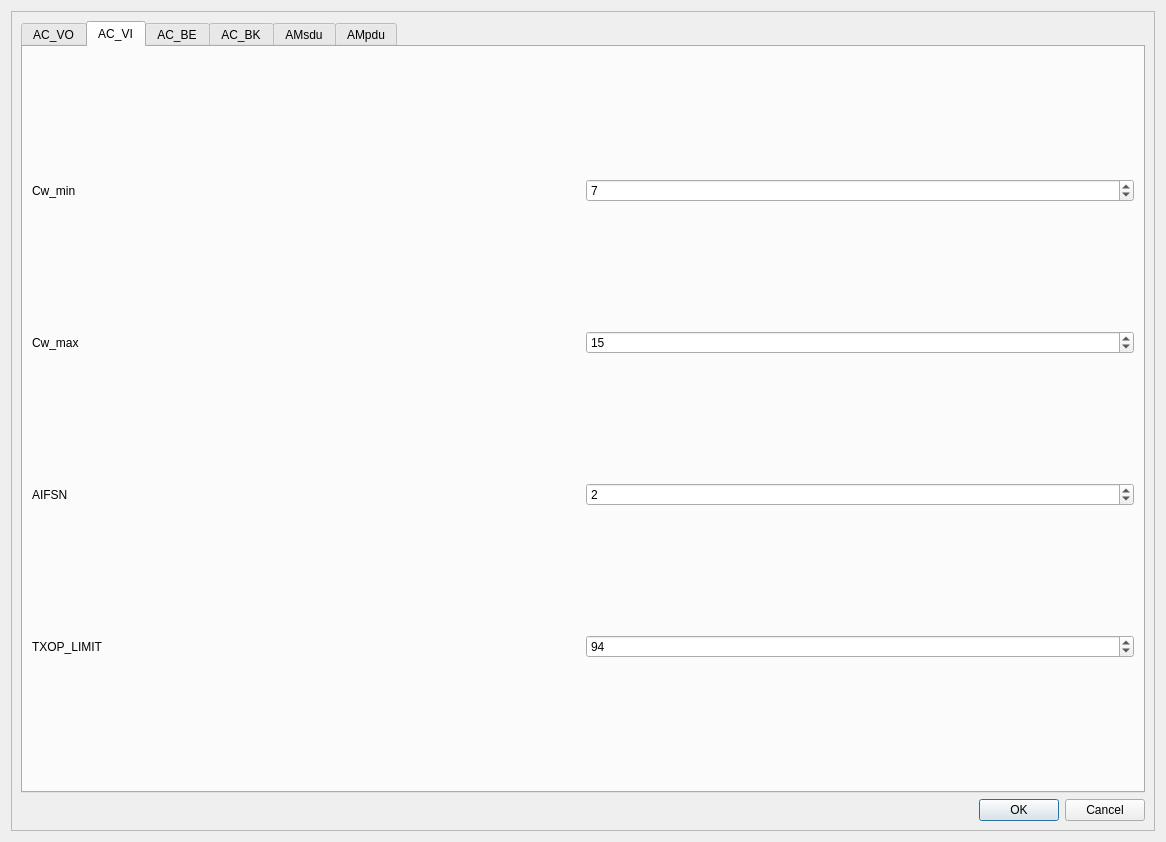
<?xml version="1.0" encoding="UTF-8"?>
<ui version="4.0">
 <class>Edca_config</class>
 <widget class="QDialog" name="Edca_config">
  <property name="geometry">
   <rect>
    <x>0</x>
    <y>0</y>
    <width>1166</width>
    <height>842</height>
   </rect>
  </property>
  <property name="windowTitle">
   <string>Dialog</string>
  </property>
  <layout class="QGridLayout" name="gridLayout">
   <item row="0" column="0">
    <widget class="QFrame" name="frame">
     <property name="frameShape">
      <enum>QFrame::Shape::StyledPanel</enum>
     </property>
     <property name="frameShadow">
      <enum>QFrame::Shadow::Raised</enum>
     </property>
     <layout class="QGridLayout" name="gridLayout_2">
      <item row="0" column="0">
       <widget class="QTabWidget" name="tabWidget">
        <property name="currentIndex">
         <number>1</number>
        </property>
        <widget class="QWidget" name="tab">
         <attribute name="title">
          <string>AC_VO</string>
         </attribute>
         <layout class="QGridLayout" name="gridLayout_3">
          <item row="0" column="0">
           <widget class="QLabel" name="label">
            <property name="text">
             <string>Cw_min</string>
            </property>
           </widget>
          </item>
          <item row="0" column="1">
           <widget class="QSpinBox" name="spinBox">
            <property name="maximum">
             <number>65535</number>
            </property>
            <property name="value">
             <number>3</number>
            </property>
           </widget>
          </item>
          <item row="1" column="0">
           <widget class="QLabel" name="label_2">
            <property name="text">
             <string>Cw_max</string>
            </property>
           </widget>
          </item>
          <item row="1" column="1">
           <widget class="QSpinBox" name="spinBox_2">
            <property name="maximum">
             <number>65535</number>
            </property>
            <property name="value">
             <number>7</number>
            </property>
           </widget>
          </item>
          <item row="2" column="0">
           <widget class="QLabel" name="label_4">
            <property name="text">
             <string>AIFSN</string>
            </property>
           </widget>
          </item>
          <item row="2" column="1">
           <widget class="QSpinBox" name="spinBox_3">
            <property name="maximum">
             <number>1023</number>
            </property>
            <property name="value">
             <number>2</number>
            </property>
           </widget>
          </item>
          <item row="3" column="0">
           <widget class="QLabel" name="label_3">
            <property name="text">
             <string>TXOP_LIMIT</string>
            </property>
           </widget>
          </item>
          <item row="3" column="1">
           <widget class="QSpinBox" name="spinBox_4">
            <property name="maximum">
             <number>1023</number>
            </property>
            <property name="value">
             <number>47</number>
            </property>
           </widget>
          </item>
         </layout>
        </widget>
        <widget class="QWidget" name="tab_2">
         <attribute name="title">
          <string>AC_VI</string>
         </attribute>
         <layout class="QGridLayout" name="gridLayout_4">
          <item row="0" column="0">
           <widget class="QLabel" name="label_5">
            <property name="text">
             <string>Cw_min</string>
            </property>
           </widget>
          </item>
          <item row="0" column="1">
           <widget class="QSpinBox" name="spinBox_5">
            <property name="maximum">
             <number>65535</number>
            </property>
            <property name="value">
             <number>7</number>
            </property>
           </widget>
          </item>
          <item row="1" column="0">
           <widget class="QLabel" name="label_8">
            <property name="text">
             <string>Cw_max</string>
            </property>
           </widget>
          </item>
          <item row="1" column="1">
           <widget class="QSpinBox" name="spinBox_7">
            <property name="maximum">
             <number>65535</number>
            </property>
            <property name="value">
             <number>15</number>
            </property>
           </widget>
          </item>
          <item row="2" column="0">
           <widget class="QLabel" name="label_11">
            <property name="text">
             <string>AIFSN</string>
            </property>
           </widget>
          </item>
          <item row="2" column="1">
           <widget class="QSpinBox" name="spinBox_9">
            <property name="value">
             <number>2</number>
            </property>
           </widget>
          </item>
          <item row="3" column="0">
           <widget class="QLabel" name="label_14">
            <property name="text">
             <string>TXOP_LIMIT</string>
            </property>
           </widget>
          </item>
          <item row="3" column="1">
           <widget class="QSpinBox" name="spinBox_8">
            <property name="maximum">
             <number>65535</number>
            </property>
            <property name="value">
             <number>94</number>
            </property>
           </widget>
          </item>
         </layout>
        </widget>
        <widget class="QWidget" name="tab_3">
         <attribute name="title">
          <string>AC_BE</string>
         </attribute>
         <layout class="QGridLayout" name="gridLayout_5">
          <item row="0" column="0">
           <widget class="QLabel" name="label_6">
            <property name="text">
             <string>Cw_min</string>
            </property>
           </widget>
          </item>
          <item row="0" column="1">
           <widget class="QSpinBox" name="spinBox_6">
            <property name="maximum">
             <number>65532</number>
            </property>
            <property name="value">
             <number>15</number>
            </property>
           </widget>
          </item>
          <item row="1" column="0">
           <widget class="QLabel" name="label_9">
            <property name="text">
             <string>Cw_max</string>
            </property>
           </widget>
          </item>
          <item row="1" column="1">
           <widget class="QSpinBox" name="spinBox_10">
            <property name="maximum">
             <number>65535</number>
            </property>
            <property name="value">
             <number>1023</number>
            </property>
           </widget>
          </item>
          <item row="2" column="0">
           <widget class="QLabel" name="label_12">
            <property name="text">
             <string>AIFSN</string>
            </property>
           </widget>
          </item>
          <item row="2" column="1">
           <widget class="QSpinBox" name="spinBox_11">
            <property name="value">
             <number>3</number>
            </property>
           </widget>
          </item>
          <item row="3" column="0">
           <widget class="QLabel" name="label_15">
            <property name="text">
             <string>TXOP_LIMIT</string>
            </property>
           </widget>
          </item>
          <item row="3" column="1">
           <widget class="QSpinBox" name="spinBox_12"/>
          </item>
         </layout>
        </widget>
        <widget class="QWidget" name="tab_4">
         <attribute name="title">
          <string>AC_BK</string>
         </attribute>
         <layout class="QGridLayout" name="gridLayout_6">
          <item row="0" column="0">
           <widget class="QLabel" name="label_7">
            <property name="text">
             <string>Cw_min</string>
            </property>
           </widget>
          </item>
          <item row="0" column="1">
           <widget class="QSpinBox" name="spinBox_13">
            <property name="maximum">
             <number>65535</number>
            </property>
            <property name="value">
             <number>15</number>
            </property>
           </widget>
          </item>
          <item row="1" column="0">
           <widget class="QLabel" name="label_10">
            <property name="text">
             <string>Cw_max</string>
            </property>
           </widget>
          </item>
          <item row="1" column="1">
           <widget class="QSpinBox" name="spinBox_14">
            <property name="maximum">
             <number>65535</number>
            </property>
            <property name="value">
             <number>1023</number>
            </property>
           </widget>
          </item>
          <item row="2" column="0">
           <widget class="QLabel" name="label_13">
            <property name="text">
             <string>AIFSN</string>
            </property>
           </widget>
          </item>
          <item row="2" column="1">
           <widget class="QSpinBox" name="spinBox_15">
            <property name="value">
             <number>7</number>
            </property>
           </widget>
          </item>
          <item row="3" column="0">
           <widget class="QLabel" name="label_16">
            <property name="text">
             <string>TXOP_LIMIT</string>
            </property>
           </widget>
          </item>
          <item row="3" column="1">
           <widget class="QSpinBox" name="spinBox_16"/>
          </item>
         </layout>
        </widget>
        <widget class="QWidget" name="tab_5">
         <attribute name="title">
          <string>AMsdu</string>
         </attribute>
         <layout class="QVBoxLayout" name="verticalLayout">
          <item>
           <widget class="QCheckBox" name="checkBox">
            <property name="text">
             <string>AMsdu</string>
            </property>
           </widget>
          </item>
          <item>
           <widget class="QComboBox" name="comboBox">
            <item>
             <property name="text">
              <string>AC_VO</string>
             </property>
            </item>
            <item>
             <property name="text">
              <string>AC_VI</string>
             </property>
            </item>
            <item>
             <property name="text">
              <string>AC_BE</string>
             </property>
            </item>
            <item>
             <property name="text">
              <string>AC_BK</string>
             </property>
            </item>
           </widget>
          </item>
          <item>
           <widget class="QLabel" name="label_17">
            <property name="text">
             <string>Max AMsdu Size</string>
            </property>
           </widget>
          </item>
          <item>
           <widget class="QSpinBox" name="spinBox_17">
            <property name="maximum">
             <number>65535</number>
            </property>
            <property name="value">
             <number>65535</number>
            </property>
           </widget>
          </item>
         </layout>
        </widget>
        <widget class="QWidget" name="tab_6">
         <attribute name="title">
          <string>AMpdu</string>
         </attribute>
         <layout class="QVBoxLayout" name="verticalLayout_2">
          <item>
           <widget class="QCheckBox" name="checkBox_2">
            <property name="text">
             <string>AMpdu</string>
            </property>
           </widget>
          </item>
          <item>
           <widget class="QComboBox" name="comboBox_2">
            <item>
             <property name="text">
              <string>AC_VO</string>
             </property>
            </item>
            <item>
             <property name="text">
              <string>AC_VI</string>
             </property>
            </item>
            <item>
             <property name="text">
              <string>AC_BE</string>
             </property>
            </item>
            <item>
             <property name="text">
              <string>AC_BK</string>
             </property>
            </item>
           </widget>
          </item>
          <item>
           <widget class="QLabel" name="label_18">
            <property name="text">
             <string>Max AMsdu Size</string>
            </property>
           </widget>
          </item>
          <item>
           <widget class="QSpinBox" name="spinBox_18">
            <property name="maximum">
             <number>65535</number>
            </property>
            <property name="value">
             <number>65535</number>
            </property>
           </widget>
          </item>
          <item>
           <widget class="QLabel" name="label_19">
            <property name="text">
             <string>Density(us)</string>
            </property>
           </widget>
          </item>
          <item>
           <widget class="QSpinBox" name="spinBox_19">
            <property name="maximum">
             <number>65535</number>
            </property>
            <property name="value">
             <number>40</number>
            </property>
           </widget>
          </item>
         </layout>
        </widget>
       </widget>
      </item>
      <item row="1" column="0">
       <widget class="QDialogButtonBox" name="buttonBox">
        <property name="orientation">
         <enum>Qt::Orientation::Horizontal</enum>
        </property>
        <property name="standardButtons">
         <set>QDialogButtonBox::StandardButton::Cancel|QDialogButtonBox::StandardButton::Ok</set>
        </property>
       </widget>
      </item>
     </layout>
    </widget>
   </item>
  </layout>
 </widget>
 <resources/>
 <connections>
  <connection>
   <sender>buttonBox</sender>
   <signal>accepted()</signal>
   <receiver>Edca_config</receiver>
   <slot>accept()</slot>
   <hints>
    <hint type="sourcelabel">
     <x>248</x>
     <y>254</y>
    </hint>
    <hint type="destinationlabel">
     <x>157</x>
     <y>274</y>
    </hint>
   </hints>
  </connection>
  <connection>
   <sender>buttonBox</sender>
   <signal>rejected()</signal>
   <receiver>Edca_config</receiver>
   <slot>reject()</slot>
   <hints>
    <hint type="sourcelabel">
     <x>316</x>
     <y>260</y>
    </hint>
    <hint type="destinationlabel">
     <x>286</x>
     <y>274</y>
    </hint>
   </hints>
  </connection>
 </connections>
</ui>
